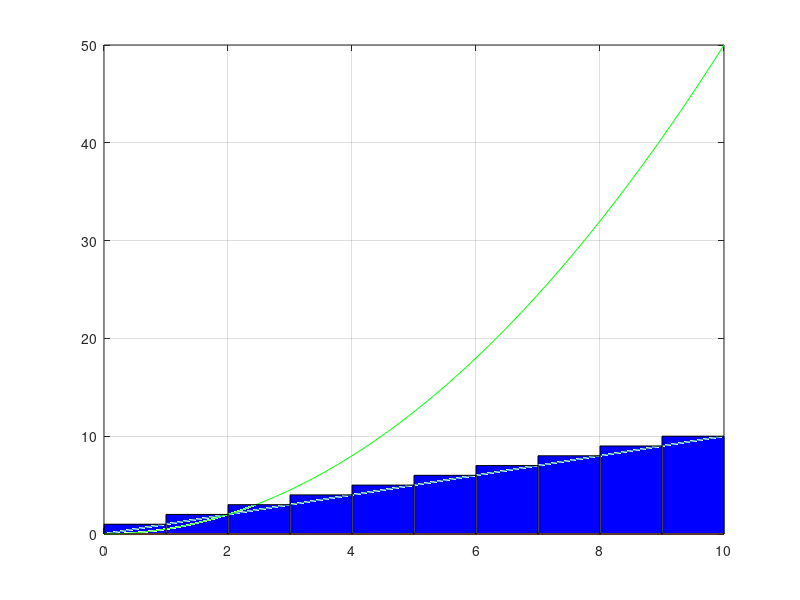

Write MATLAB code to recreate this figure. (Note: this script raises an error after producing the figure.)
fun = @(x) x;
fun1= @(x) 1/2*x.^2;
q=integral(fun,0,10);

x=linspace(0,10,200);
 
plot(x,fun(x));
hold on
grid on;
plot(x,zeros(size(x)))
plot(x,fun1(x),'g')
for v = 0.0:1.0:9.0
    rectangle('Position',[v 0 1.0 fun(v+1)],'FaceColor',	'#0000FF')
end
ax = gca;
ax.XAxisLocation = 'origin';
ax.YAxisLocation = 'origin';

colororder('#00FFFF')
plot(x,fun(x));


hold off
